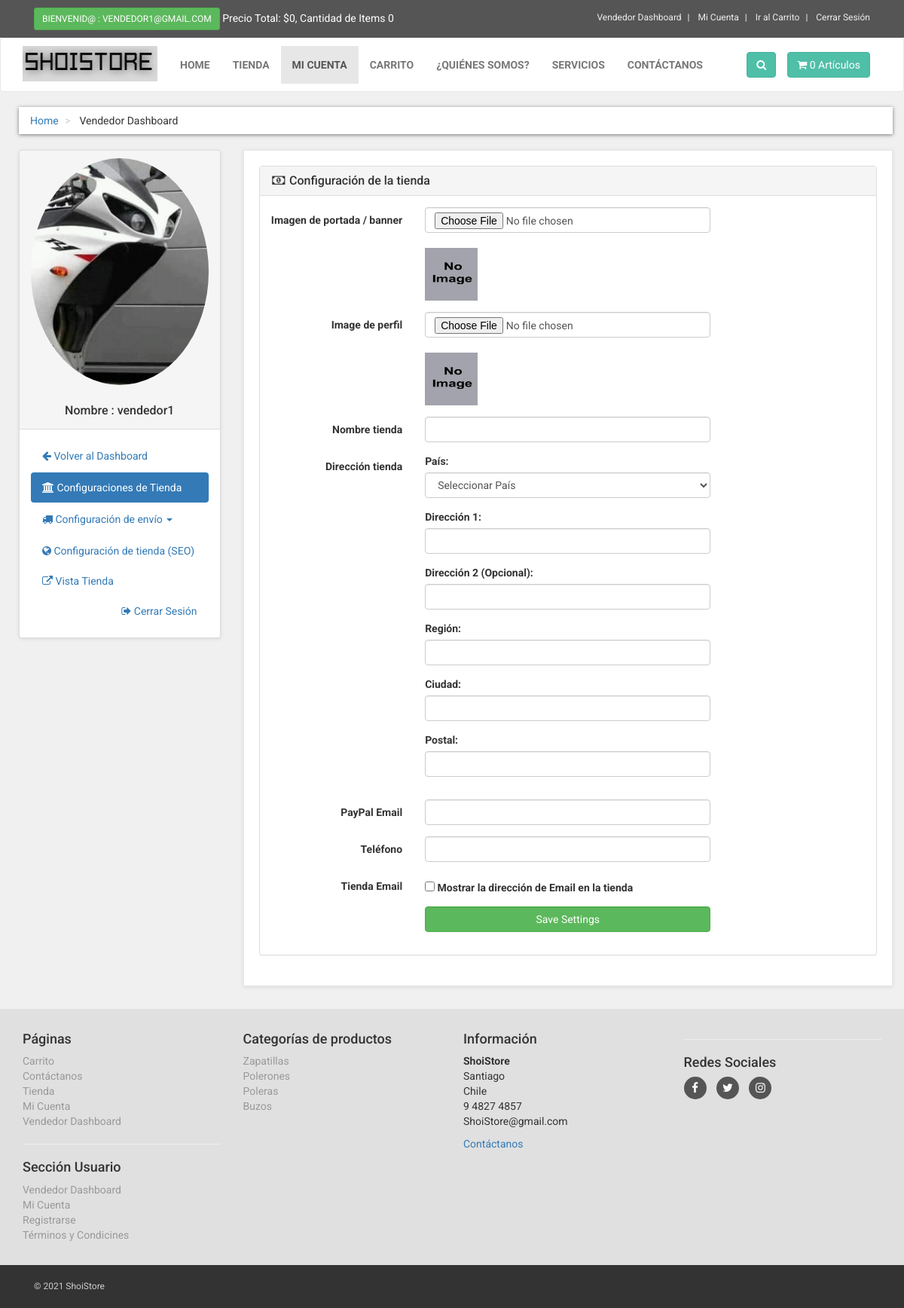
Screenshot of /vendor_dashboard/index.php?store_settings (signed in) with the database file from the repository.
### tables this page shows
CREATE TABLE `customers` (
  `customer_id` int(10) NOT NULL,
  `customer_name` varchar(255) NOT NULL,
  `customer_email` varchar(255) NOT NULL,
  `customer_pass` varchar(255) NOT NULL,
  `customer_username` text NOT NULL,
  `customer_contact` varchar(255) NOT NULL,
  `customer_image` text NOT NULL,
  `customer_ip` varchar(255) NOT NULL,
  `customer_confirm_code` text NOT NULL,
  `customer_role` text NOT NULL
);

CREATE TABLE `store_settings` (
  `settings_id` int(10) NOT NULL,
  `vendor_id` text NOT NULL,
  `store_cover_image` text NOT NULL,
  `store_profile_image` text NOT NULL,
  `store_name` text NOT NULL,
  `store_country` text NOT NULL,
  `store_address_1` text NOT NULL,
  `store_address_2` text NOT NULL,
  `store_state` text NOT NULL,
  `store_city` text NOT NULL,
  `store_postcode` text NOT NULL,
  `paypal_email` text NOT NULL,
  `phone_no` text NOT NULL,
  `store_email` text NOT NULL,
  `seo_title` text NOT NULL,
  `meta_author` text NOT NULL,
  `meta_description` text NOT NULL,
  `meta_keywords` text NOT NULL
);

CREATE TABLE `product_categories` (
  `p_cat_id` int(10) NOT NULL,
  `p_cat_title` text NOT NULL,
  `p_cat_top` text NOT NULL,
  `p_cat_image` text NOT NULL
);

### vendor_dashboard/store_settings.php (the view, shortened to what this page needs)
<?php
$customer_email = $_SESSION['customer_email'];
$select_customer = "select * from customers where customer_email='$customer_email'";
$run_customer = mysqli_query($con,$select_customer);
$row_customer = mysqli_fetch_array($run_customer);
$customer_id = $row_customer['customer_id'];
$select_store_settings = "select * from store_settings where vendor_id='$customer_id'";
$run_store_settings = mysqli_query($con,$select_store_settings);
$row_store_settings = mysqli_fetch_array($run_store_settings);
$store_cover_image = $row_store_settings["store_cover_image"];
$store_profile_image = $row_store_settings["store_profile_image"];
$store_name = $row_store_settings["store_name"];
$store_address_1 = $row_store_settings["store_address_1"];
$store_address_2 = $row_store_settings["store_address_2"];
$store_state = $row_store_settings["store_state"];
$store_city = $row_store_settings["store_city"];
$store_postcode = $row_store_settings["store_postcode"];
$paypal_email = $row_store_settings["paypal_email"];
$phone_no = $row_store_settings["phone_no"];
$store_email = $row_store_settings["store_email"];
?>
<div class="row" >
<div class="col-lg-12" >
<div class="panel panel-default">
<div class="panel-heading">
<h3 class="panel-title">
<i class="fa fa-money fa-fw"></i> Configuración de la tienda
</h3>
</div>
<div class="panel-body">
<form class="form-horizontal store-settings-form" method="post" enctype="multipart/form-data">
<div class="form-group">
<label class="col-md-3 control-label"> Imagen de portada / banner </label>
<div class="col-md-6">
<input type="file" name="cover_image" class="form-control">
<br>
<?php if(empty($store_cover_image)){ ?>
<img src="../images/no-image.jpg" width="70" height="70">
<?php }else{ ?>
<img src="../images/<?php echo $store_cover_image; ?>" width="70" height="70">
<?php } ?>
</div>
</div>
<div class="form-group">
<label class="col-md-3 control-label"> Image de perfil </label>
<div class="col-md-6">
<input type="file" name="profile_image" class="form-control">
<br>
<?php if(empty($store_profile_image)){ ?>
<img src="../images/no-image.jpg" width="70" height="70">
<?php }else{ ?>
<img src="../images/<?php echo $store_profile_image; ?>" width="70" height="70">
<?php } ?>
</div>
</div>
<div class="form-group">
<label class="col-md-3 control-label">Nombre tienda</label>
<div class="col-md-6">
<input type="text" name="store_name" class="form-control" value="<?php echo $store_name; ?>" required>
</div>
</div>
<div class="form-group">
<label class="col-md-3 control-label">Dirección tienda</label>
<div class="col-md-6">
<div class="form-group">
<label> País: </label>
<select name="store_country" class="form-control" required>
<option value=""> Seleccionar País </option>
</select>
</div>
<div class="form-group">
<label> Dirección 1: </label>
<input type="text" name="store_address_1" class="form-control" value="<?php echo $store_address_1; ?>" required>
</div>
<div class="form-group">
<label> Dirección 2 (Opcional): </label>
<input type="text" name="store_address_2" class="form-control" value="<?php echo $store_address_2; ?>">
</div>
<div class="form-group">
<label> Región: </label>
<input type="text" name="store_state" class="form-control" value="<?php echo $store_state; ?>" required>
</div>
<div class="form-group">
<label> Ciudad: </label>
<input type="text" name="store_city" class="form-control" value="<?php echo $store_city; ?>" required>
</div>
<div class="form-group">
<label> Postal: </label>
<input type="text" name="store_postcode" class="form-control" value="<?php echo $store_postcode; ?>" required>
</div>
</div>
</div>
<div class="form-group">
<label class="col-md-3 control-label"> PayPal Email </label>
<div class="col-md-6">
<input type="email" name="paypal_email" class="form-control" value="<?php echo $paypal_email; ?>" required>
</div>
</div>
<div class="form-group">
<label class="col-md-3 control-label"> Teléfono </label>
<div class="col-md-6">
<input type="number" name="phone_no" class="form-control" value="<?php echo $phone_no; ?>">
</div>
</div>
<div class="form-group">
<label class="col-md-3 control-label"> Tienda Email </label>
<div class="col-md-6">
<label class="control-label">
<input type="checkbox" name="store_email" value="yes" <?php if($store_email == "yes"){ echo "checked"; } ?>>
Mostrar la dirección de Email en la tienda
</label>
</div>
</div>
<div class="form-group">
<label class="col-md-3 control-label"></label>
<div class="col-md-6">
<input type="submit" name="submit" value="Save Settings" class="btn btn-success form-control">
</div>
</div>
</form>
</div>
</div>
</div>
</div>

### vendor_dashboard/includes/vendor_sidebar.php (shortened to what this page needs)
<div class="panel panel-default sidebar-menu">
<div class="panel-heading">
<?php
$customer_session = $_SESSION['customer_email'];
$get_customer = "select * from customers where customer_email='$customer_session'";
$run_customer = mysqli_query($con,$get_customer);
$row_customer = mysqli_fetch_array($run_customer);
$customer_image = $row_customer['customer_image'];
$customer_name = $row_customer['customer_name'];
$customer_username = $row_customer['customer_username'];
if(isset($_SESSION['customer_email'])){
echo "
<center>
<img src='../customer/customer_images/$customer_image' class='img-responsive img-circle'>
</center>
<br>
<h3 align='center' class='panel-title'> Nombre : $customer_name </h3>
";
}
?>
</div>
<div class="panel-body">
<ul class="nav nav-pills nav-stacked" id="settings-sidebar">
<li>
<a href="#" id="dashboard-link">
<i class="fa fa-arrow-left"></i> Volver al Dashboard
</a>
</li>
<li class="<?php if(isset($_GET['store_settings'])){ echo "active"; } ?>">
<a href="index.php?store_settings"> <i class="fa fa-university"></i> Configuraciones de Tienda </a>
</li>
<li class="<?php if(preg_match("/shipping/", $_SERVER["QUERY_STRING"])){ echo "active"; } ?>">
<a href="#" class="shipping_settings" data-toggle="collapse" data-target="#shipping_settings">
<i class="fa fa-truck"></i> Configuración de envío  <span class="caret"></span>
</a>
</li>
<li class="<?php if(isset($_GET['seo_settings'])){ echo "active"; } ?>">
<a href="index.php?seo_settings"> <i class="fa fa-globe"></i> Configuración de tienda (SEO) </a>
</li>
</ul>
<ul class="nav nav-pills nav-stacked">
<li>
<a href="../store/<?php echo $customer_username; ?>" class="pull-left"> <i class="fa fa-external-link"></i> Vista Tienda </a>
<a href="../logout.php" class="pull-right"> <i class="fa fa-sign-out"></i> Cerrar Sesión </a>
</li>
</ul>
</div>
</div>

### vendor_dashboard/includes/footer.php (shortened to what this page needs)
<div id="footer">
<div class="container">
<div class="row" >
<div class="col-md-3 col-sm-6" >
<h4>Páginas</h4>
<ul>
<li><a href="cart.php">Carrito</a></li>
<li><a href="contact.php">Contáctanos</a></li>
<li><a href="shop.php">Tienda</a></li>
<li>
<?php
if(!isset($_SESSION['customer_email'])){
echo "<a href='checkout.php' >Mi Cuenta</a>";
}
else{
echo "<a href='customer/my_account.php?my_orders'>Mi Cuenta</a>";
}
?>
</li>
<?php
if(isset($_SESSION['customer_email'])){
$customer_email = $_SESSION['customer_email'];
$select_customer = "select * from customers where customer_email='$customer_email'";
$run_customer = mysqli_query($con,$select_customer);
$row_customer = mysqli_fetch_array($run_customer);
$customer_role = $row_customer['customer_role'];
if($customer_role == "vendor"){
?>
<li>
<a href="index.php"> Vendedor Dashboard </a>
</li>
<?php } } ?>
</ul>
<hr>
<h4>Sección Usuario</h4>
<ul>
<?php
if(isset($_SESSION['customer_email'])){
$customer_email = $_SESSION['customer_email'];
$select_customer = "select * from customers where customer_email='$customer_email'";
$run_customer = mysqli_query($con,$select_customer);
$row_customer = mysqli_fetch_array($run_customer);
$customer_role = $row_customer['customer_role'];
if($customer_role == "vendor"){
?>
<li>
<a href="index.php"> Vendedor Dashboard </a>
</li>
<?php } } ?>
<li>
<?php
if(!isset($_SESSION['customer_email'])){
echo "<a href='checkout.php' >Acceder</a>";
}
else{
echo "<a href='customer/my_account.php?my_orders'>Mi Cuenta</a>";
}
?>
</li>
<li><a href="customer_register.php">Registrarse</a></li>
<li><a href="terms.php">Términos y Condicines </a></li>
</ul>
</div>
<div class="col-md-3 col-sm-6">
<h4> Categorías de productos </h4>
<ul>
<?php
$get_p_cats = "select * from product_categories";
$run_p_cats = mysqli_query($con,$get_p_cats);
while($row_p_cats = mysqli_fetch_array($run_p_cats)){
$p_cat_id = $row_p_cats['p_cat_id'];
$p_cat_title = $row_p_cats['p_cat_title'];
echo "<li> <a href='shop.php?p_cat=$p_cat_id'> $p_cat_title </a> </li>";
}
?>
</ul>
</div>
<div class="col-md-3 col-sm-6">
<h4>Información</h4>
<p>
<strong>ShoiStore</strong>
<br>Santiago
<br>Chile
<br>9 4827 4857
<br>ShoiStore@gmail.com
<br>
</p>
<a href="contact.php">Contáctanos</a>
</div>
<div class="col-md-3 col-sm-6">
<hr>
<h4> Redes Sociales </h4>
<p class="social">
<a href="#"><i class="fa fa-facebook"></i></a>
<a href="#"><i class="fa fa-twitter"></i></a>
<a href="#"><i class="fa fa-instagram"></i></a>
</p>
</div>
</div>
</div>
</div>
<div id="copyright">
<div class="container" >
<div class="col-md-6" >
<p class="pull-left"> &copy; 2021 ShoiStore</p>
</div>
<div class="col-md-6">
</div>
</div>
</div>

### rows the page displays
customers: customer_image (picture), customer_name "vendedor1"
product_categories: p_cat_title "Zapatillas"
product_categories: p_cat_title "Polerones"
product_categories: p_cat_title "Poleras"
product_categories: p_cat_title "Buzos"

### other values shown
$_SESSION['customer_email'] "VENDEDOR1@GMAIL.COM"
$total "0"
$count_items "0 0"
